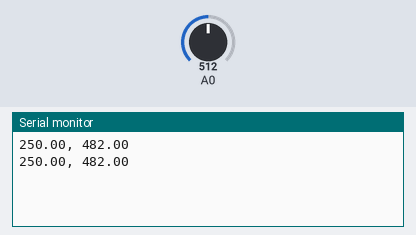
The sketch below on a simulated Arduino Mega 2560, built with avr-gcc and run on an emulated ATmega2560. Shown: the last lines printed to the serial monitor. The test bench sets the inputs (shaded band); at power-on: A0 = 512.

Above: at 1.2 s.
1.3 s: A0 set to 716
At 2.4 s:
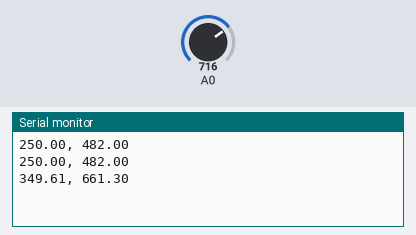
2.8 s: A0 set to 900
At 3.8 s:
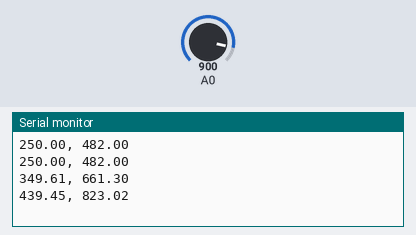
Timing chart, 0 to 5.8 s (numbered marks = the images above; inputs shaded):
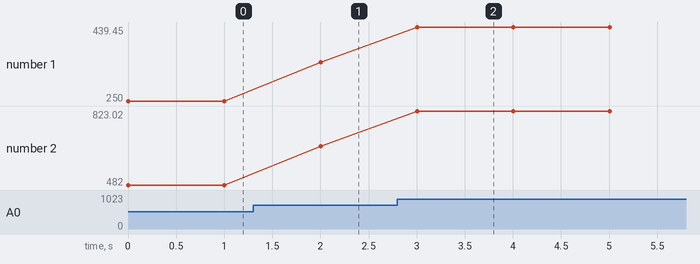

Measured:
- after the input at 1.3 s, the serial monitor: prints a new line after 0.70 s (image 1)
- after the input at 2.8 s, the serial monitor: prints a new line after 0.20 s (image 2)
- plotted number 1: 250 → 349.61 after the input at 1.3 s, 349.61 → 439.45 after the input at 2.8 s
- plotted number 2: 482 → 661.3 after the input at 1.3 s, 661.3 → 823.02 after the input at 2.8 s

The sketch:

Digital_Therm_Jeremiah.ino
```cpp
float x;
float y;

void setup()
{
  pinMode(23, INPUT);
  Serial.begin(9600);
}

void loop()
{
  x = analogRead(0);
  x = (x*5)/1024*100;
  y = analogRead(0);
  y = (x*9/5)+32;
 // analogWrite();
  Serial.print(x);
  Serial.print(", ");
  Serial.println(y);
  delay(1000);
}
```
